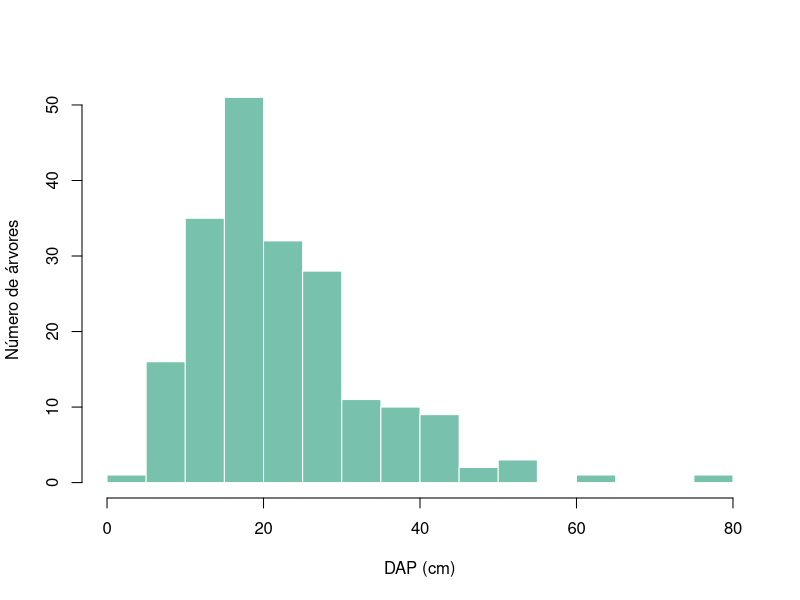

This chart was generated by the following R code:
## ---- chunk 1
# Comentários começam com #
x <- c(12.5, 30.2, 18.7, 45.0)   # vetor com DAP (cm) de 4 árvores
mean(x)                          # média
sd(x)                            # desvio padrão

# Área basal (m²) de cada árvore a partir do DAP em cm
g <- pi * x^2 / 40000
round(g, 4)
## ---- chunk 2
#| fig-cap: "Histograma de DAP de 200 árvores simuladas."
set.seed(42)
dap <- rlnorm(200, meanlog = log(20), sdlog = 0.5)
hist(dap, breaks = 20, col = "#78c2ad", border = "white",
     main = "", xlab = "DAP (cm)", ylab = "Número de árvores")
